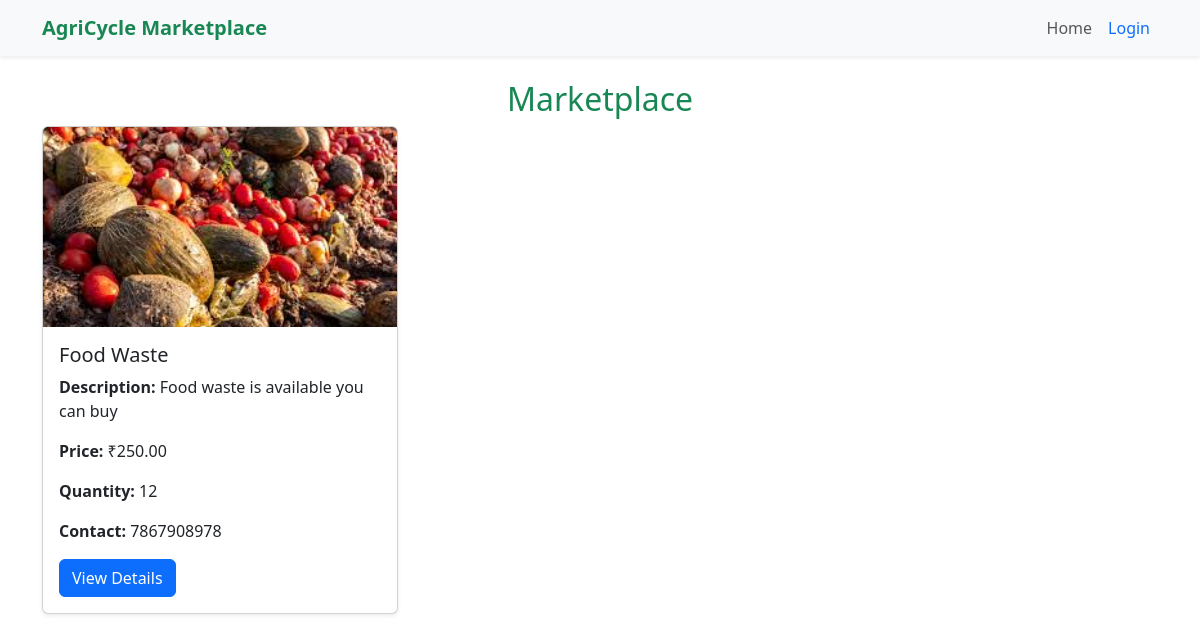
The app's page /marketplace/index.php with its own data.
### tables this page shows
CREATE TABLE `marketplace_items` (
  `id` int(11) NOT NULL,
  `user_id` int(11) NOT NULL,
  `photo_path` varchar(255) DEFAULT NULL,
  `item_name` varchar(255) NOT NULL,
  `description` text NOT NULL,
  `price` decimal(10,2) NOT NULL,
  `quantity` int(11) NOT NULL,
  `contact_info` varchar(255) NOT NULL,
  `created_at` timestamp NOT NULL DEFAULT current_timestamp()
);

### marketplace/index.php (the view, shortened to what this page needs)
<?php
include '../config/db_connect.php';
include '../marketplace/navbar.php';
$query = "SELECT id, item_name, description, price, quantity, contact_info, user_id AS seller_id, photo_path
          FROM marketplace_items
          WHERE quantity > 0
          ORDER BY created_at DESC";
$result = mysqli_query($conn, $query);
$items = mysqli_fetch_all($result, MYSQLI_ASSOC);
?>
<!DOCTYPE html>
<html lang="en">
<head>
    <link rel="stylesheet" href="../marketplace/styles.css">
    <link rel="stylesheet" href="https://cdn.jsdelivr.net/npm/bootstrap@5.3.0/dist/css/bootstrap.min.css">
</head>
<body>
<div class="container mt-4">
    <h2 class="text-center text-success">Marketplace</h2>
    <div class="row">
        <?php if (empty($items)): ?>
            <p class="text-center">No items available in the marketplace.</p>
        <?php else: ?>
            <?php foreach ($items as $item): ?>
                <div class="col-md-4 mb-4">
                    <div class="card shadow-sm h-100">
                        <?php if (!empty($item['photo_path'])): ?>
                            <img src="../<?= htmlspecialchars($item['photo_path']) ?>" class="card-img-top" alt="Item Image" style="height: 200px; object-fit: cover;">
                        <?php else: ?>
                            <img src="../assets/no-image.png" class="card-img-top" alt="No Image" style="height: 200px; object-fit: cover;">
                        <?php endif; ?>
                        <div class="card-body">
                            <h5 class="card-title"><?= htmlspecialchars($item['item_name']) ?></h5>
                            <p class="card-text"><strong>Description:</strong> <?= htmlspecialchars($item['description']) ?></p>
                            <p class="card-text"><strong>Price:</strong> ₹<?= htmlspecialchars($item['price']) ?></p>
                            <p class="card-text"><strong>Quantity:</strong> <?= htmlspecialchars($item['quantity']) ?></p>
                            <p class="card-text"><strong>Contact:</strong> <?= htmlspecialchars($item['contact_info']) ?></p>
                            <a href="view_item.php?id=<?= $item['id'] ?>" class="btn btn-primary">View Details</a>
                        </div>
                    </div>
                </div>
            <?php endforeach; ?>
        <?php endif; ?>
    </div>
</div>
</body>
</html>

### records on screen
marketplace_items: photo_path (picture), item_name "Food Waste", description "Food waste is available you can buy", price "250.00", quantity "12", contact_info "7867908978"
